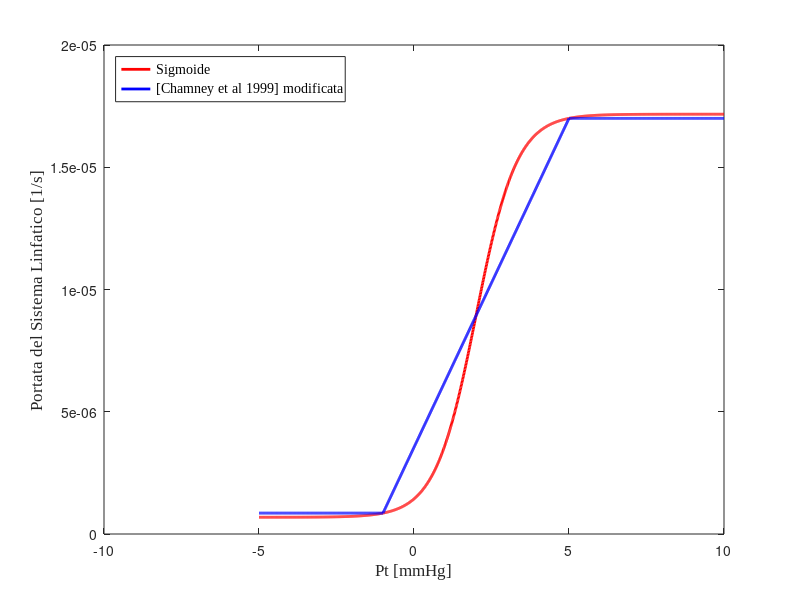
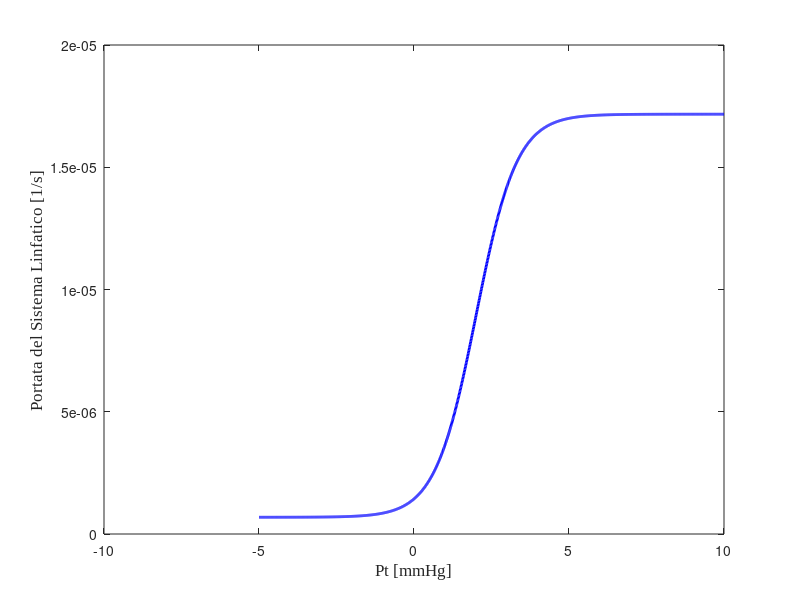
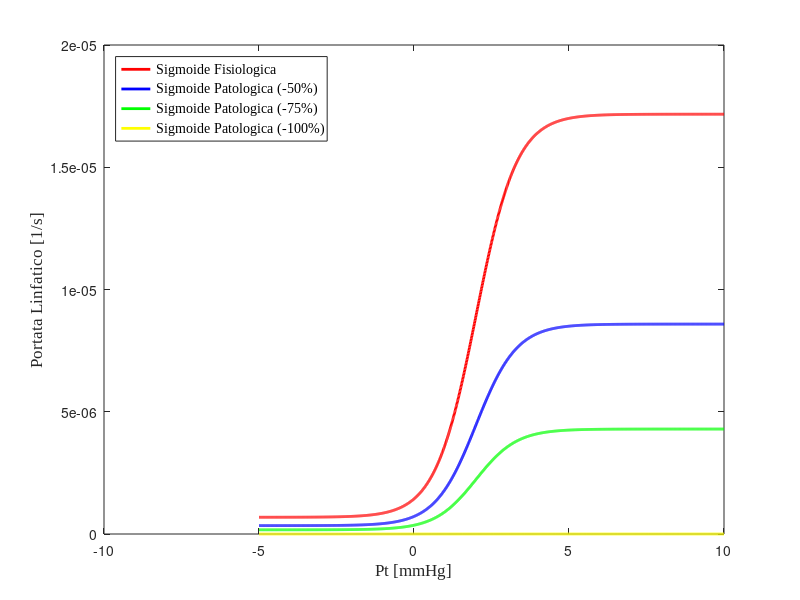

Recreate these plots in MATLAB, in order.
clear all
close all
clc

%parameter for plot
pt_plot_min=-5;
pt_plot_max=10;
Pt=[pt_plot_min:0.01:pt_plot_max];

%parameter for building lymphatic drainage
Q_work=8.55E-7; % lymphatic flow in physiological condition
Qmax=1.7E-5; % maximum lymphatic flow
A=Qmax*1.01; %coefficient A=101%*Qmax
Qmean_= (Qmax+Q_work) / 2; % mean lymphatic flow
p_work=-1; % interstitial fluid pressure in physiological condition
p_max=5; % maximum interstitial fluid pressure in physiological condition
p_mean=(p_max+p_work) / 2; % mean interstitial fluid pressure


%parameter for the iterative method
res=1000;
Dold=0.5;
Cold=0.719;
Bold=2E-7;

%iterative process
iter=0;

while res > 0.0001 && iter<10000

B=(A-Q_work)*(1+exp((p_work+Dold)/Cold)); 
C=(p_max+Dold)/log((A-B-Qmax)/(Qmax-A));
D=C*log((Qmean_+B-A)/(A-Qmean_))-p_mean;

res= max([abs((C-Cold)/C),abs((D-Dold)/D),abs((B-Bold)/B)]);
iter=iter+1;

Bold=B;
Cold=C;
Dold=D;

end

%building sigmoid lymphatic function
QLF=A-B./(1+exp((Pt+D)/C));

%building Chamney curve
Q_derivative=(Qmax-Q_work)/(p_max-p_work);
QLF_retta=Q_derivative.*([-1:0.01:5]+1)+Q_work;
dim_max=size([5:0.01:pt_plot_max],2)-1;
dim_min=size([pt_plot_min:0.01:-1],2)-1;
MIN=ones(1,dim_min)*Q_work;
MAX=ones(1,dim_max)*Qmax;
QL_Cha=[MIN,QLF_retta,MAX];

%PLOT COMPARISON WITH Chamney et al 1999
figure
h =plot(Pt,QLF,'r',Pt,QL_Cha,'b');
Lhandle=legend('Sigmoide','[Chamney et al 1999] modificata','Location','NorthWest');
xhandle=xlabel('Pt [mmHg]');
yhandle=ylabel('Portata del Sistema Linfatico [1/s]');
set(xhandle,'Fontsize',12)
set(xhandle,'Fontname','Times New Roman')
set(yhandle,'Fontsize',12)
set(yhandle,'Fontname','Times New Roman')
set(Lhandle,'Fontsize',10)
set(Lhandle,'Fontname','Times New Roman')
set(h, 'Linewidth', 2);

%PLOT only lymphatic system
figure
h =plot(Pt,QLF,'b');
xhandle=xlabel('Pt [mmHg]');
yhandle=ylabel('Portata del Sistema Linfatico [1/s]');
set(xhandle,'Fontsize',12)
set(xhandle,'Fontname','Times New Roman')
set(yhandle,'Fontsize',12)
set(yhandle,'Fontname','Times New Roman')
set(h, 'Linewidth', 2);

%Obtain Lymphedema
A_50=A/2;
B_50=B/2;
QLF_50=A_50-B_50./(1+exp((Pt+D)/C));
A_75=A/4;
B_75=B/4;
QLF_75=A_75-B_75./(1+exp((Pt+D)/C));
QLF_100=zeros(1,size(QLF,2));

%PLOT Lymphedema
figure
h =plot(Pt,QLF,'r',Pt,QLF_50,'b',Pt,QLF_75,'g',Pt,QLF_100,'y');
Lhandle=legend('Sigmoide Fisiologica','Sigmoide Patologica (-50%)','Sigmoide Patologica (-75%)','Sigmoide Patologica (-100%)','Location','NorthWest');
xhandle=xlabel('Pt [mmHg]');
yhandle=ylabel('Portata Linfatico [1/s]');
set(xhandle,'Fontsize',12)
set(xhandle,'Fontname','Times New Roman')
set(yhandle,'Fontsize',12)
set(yhandle,'Fontname','Times New Roman')
set(Lhandle,'Fontsize',10)
set(Lhandle,'Fontname','Times New Roman')
set(h, 'Linewidth', 2);